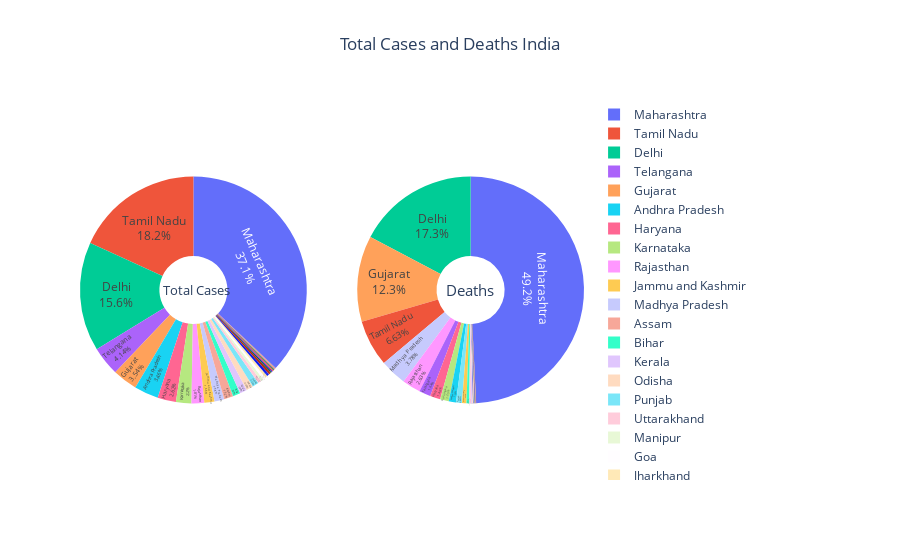

Source (notebook cell):
### Markdown cell above
From the above graph we can easily say <br>
<ul>
    <li>Russia has great medical fascilites considering it is between Spain and UK who are doing considerably worse having more number of total deaths</li>
    <li>Belgium does not look ready for the epidemic considering the neighbouring countries</li>
</ul>

### Code cell
pie_chart(temp_df, total_cases_india, deaths_india, 'India')

### Figure 1 — Plotly figure (JSON) as saved in the notebook; plotly's stock layout.template omitted (floating-point values rounded to 4 significant figures)
{"data": [{"domain": {"x": [0, 0.45], "y": [0, 1]}, "hole": 0.3, "labels": ["Maharashtra", "Tamil Nadu", "Delhi", "Telangana", "Gujarat", "Andhra Pradesh", "Haryana", "Karnataka", "Rajasthan", "Jammu and Kashmir", "Madhya Pradesh", "Assam", "Bihar", "Kerala", "Odisha", "Punjab", "Uttarakhand", "Manipur", "Goa", "Jharkhand", "Chhattisgarh", "Ladakh", "Himachal Pradesh", "Puducherry", "Tripura", "Nagaland", "Arunachal Pradesh", "Dadra and Nagar Haveli and Daman and Diu", "Mizoram", "Chandigarh", "Sikkim", "Andaman and Nicobar Islands", "Meghalaya"], "name": "Total Cases", "showlegend": true, "textinfo": "percent+label", "textposition": "inside", "type": "pie", "values": [65844, 32308, 27657, 7346, 6294, 6145, 4657, 3909, 3218, 2591, 2448, 2339, 1896, 1846, 1741, 1634, 866, 682, 667, 635, 618, 587, 353, 306, 269, 209, 129, 122, 115, 84, 47, 29, 4]}, {"domain": {"x": [0.55, 1], "y": [0, 1]}, "hole": 0.3, "labels": ["Maharashtra", "Tamil Nadu", "Delhi", "Telangana", "Gujarat", "Andhra Pradesh", "Haryana", "Karnataka", "Rajasthan", "Jammu and Kashmir", "Madhya Pradesh", "Assam", "Bihar", "Kerala", "Odisha", "Punjab", "Uttarakhand", "Manipur", "Goa", "Jharkhand", "Chhattisgarh", "Ladakh", "Himachal Pradesh", "Puducherry", "Tripura", "Nagaland", "Arunachal Pradesh", "Dadra and Nagar Haveli and Daman and Diu", "Mizoram", "Chandigarh", "Sikkim", "Andaman and Nicobar Islands", "Meghalaya"], "name": "Deaths", "showlegend": true, "textinfo": "percent+label", "textposition": "inside", "type": "pie", "values": [7106, 957, 2492, 237, 1771, 148, 211, 180, 380, 91, 546, 9, 58, 22, 17, 122, 37, 0, 2, 12, 13, 1, 9, 9, 1, 0, 1, 0, 0, 6, 0, 0, 1]}], "layout": {"annotations": [{"font": {"size": 13}, "showarrow": false, "text": "Total Cases", "x": 0.16, "y": 0.5}, {"font": {"size": 15}, "showarrow": false, "text": "Deaths", "x": 0.825, "y": 0.5}], "hovermode": "x", "title": {"text": "Total Cases and Deaths India", "x": 0.5, "xanchor": "center"}}}
